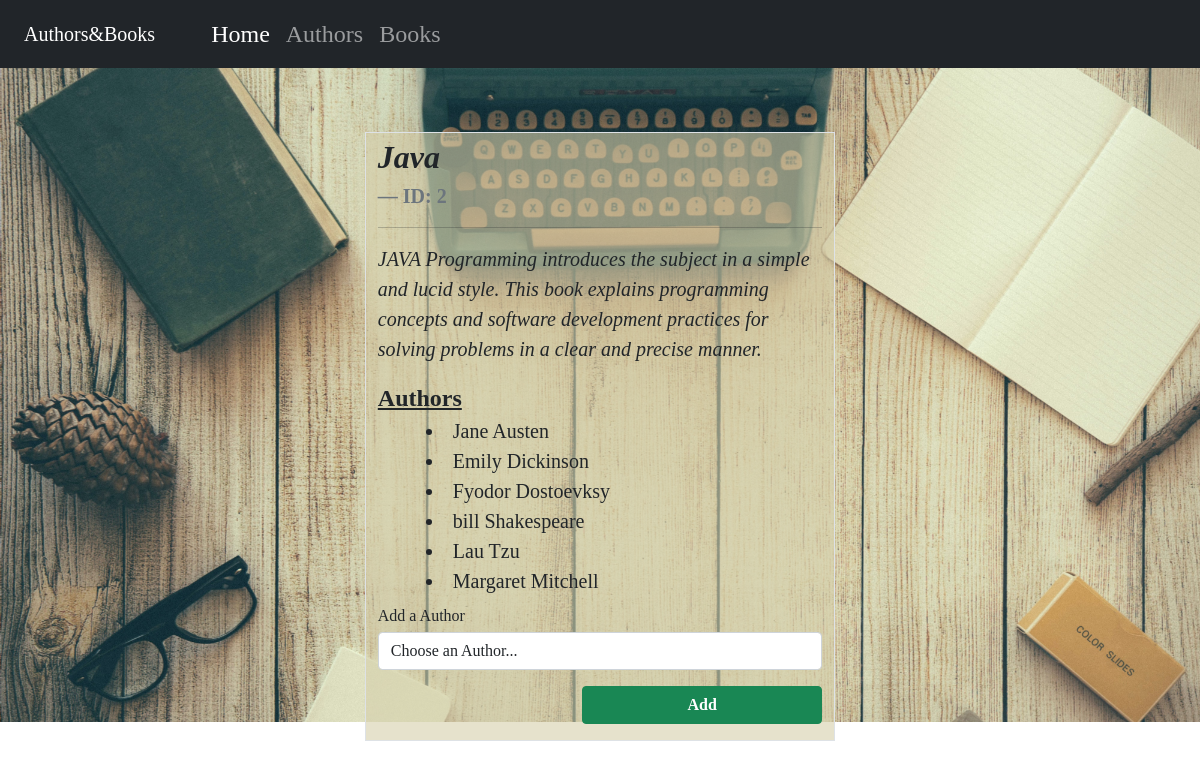
The page /books/2 on the database its author committed.
### books_authors_app/models.py (models this page shows, shortened)
class Book(models.Model):
    title = models.CharField(max_length=255)
    desc = models.TextField()
    created_at = models.DateTimeField(auto_now_add=True)
    updated_at = models.DateTimeField(auto_now=True)

class Author(models.Model):
    first_name = models.CharField(max_length=45)
    last_name = models.CharField(max_length=45)
    books = models.ManyToManyField(Book, related_name="authors")
    notes = models.TextField(default="notes here...")
    created_at = models.DateTimeField(auto_now_add=True)
    updated_at = models.DateTimeField(auto_now=True)

### books_authors_app/views.py (the view)
# urls.py: path("books/<b_id>", views.book_view),
def book_view(request, b_id):
    authors = Author.objects.all()
    books = Book.objects.get(id=b_id)
    context = {"authors": authors, "books": books}
    return render(request, "bookview.html", context)

### books_authors_app/templates/bookview.html (shortened to what this page needs)
<!DOCTYPE html>
<html lang="en">
<head>
  <link href="https://cdn.jsdelivr.net/npm/bootstrap@5.0.2/dist/css/bootstrap.min.css" rel="stylesheet">
  {% load static %}
  <link rel="stylesheet" href="{% static 'css/style_view.css' %}">
</head>
<body>
  <nav class="navbar navbar-expand-lg navbar-dark bg-dark navbar-fixed-top">
    <a class="navbar-brand ps-4 me-5">Authors&Books</a>
    <div class="collapse navbar-collapse" id="navbarNavAltMarkup">
      <div class="navbar-nav">
        <a class="nav-item nav-link active" href="/">Home</a>
        <a class="nav-item nav-link" href="/author">Authors</a>
        <a class="nav-item nav-link" href="/book">Books</a>
      </div>
    </div>
  </nav>
  <div class="container-fluid">
    <div class="row inline-block contenedor">
      <div class="col border">
        <figure class="text-start">
          <blockquote class="blockquote fs-2 fw-bold fst-italic text-dark">{{books.title}}
          </blockquote>
          <figcaption class="blockquote-footer fs-5 fw-bold text-secondary">ID: {{books.id}} </figcaption>
          <hr class="text-dark fw-bold">
        </figure>
        <p class="fs-5 fst-italic text-dark">{{books.desc}}</p>
        <div class="fs-4 text-dark mb-2"><span class="fw-bold "><u>Authors</u></span>
          {% for author in books.authors.all %}
          <li class="fs-5 text-start ms-5 text-dark">{{author.first_name}} {{author.last_name}}</li>
          {% endfor %}
        </div>
          <form method="POST" action="/add_author_to_book" class="new">
            <label for="author_list" class="text-secundary"> Add a Author</label>
            <select class="form-control mt-1 col-4" id='author_list' name='author_id' required>
              <option selected>Choose an Author...</option>
            </select>
            <button type="submit" class="btn btn-success fw-bold text-center" id="btn_enviar">Add</button>
          </form>
          </div>
          </div>
          </div>
          </body>

### books_authors_app/static/css/style_view.css (style rules this page uses)
.navbar { font-family: "Times New Roman", Times, serif; font-size: 1.5rem; }
.container-fluid { margin: 0 auto; background-image: url("../img/bg7.jpg"); background-size: cover; background-position: center; display: inline-block; height: 654px; font-family: "Times New Roman", Times, serif; }
.contenedor { background: rgb(214, 207, 170, 0.6); margin: 0 auto; margin-top: 4rem; width: 40%; height: fit-content; }
.btn { width: 15rem; margin: 1rem 0; float: right; }

### rows shown on the page
Book: title "Java", id "2", desc "JAVA Programming introduces the subject in a simple and lucid style. This book explains programming concepts and software development practices for solving problems in a clear and precise manner."
Author: first_name "Jane", last_name "Austen"
Author: first_name "Emily", last_name "Dickinson"
Author: first_name "Fyodor", last_name "Dostoevksy"
Author: first_name "bill", last_name "Shakespeare"
Author: first_name "Lau", last_name "Tzu"
Author: first_name "Margaret", last_name "Mitchell"
